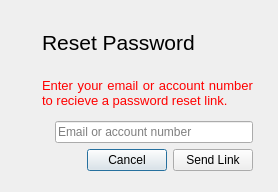
<?xml version="1.0" encoding="UTF-8"?>
<ui version="4.0">
 <class>Forgot_Password</class>
 <widget class="QDialog" name="Forgot_Password">
  <property name="geometry">
   <rect>
    <x>0</x>
    <y>0</y>
    <width>278</width>
    <height>192</height>
   </rect>
  </property>
  <property name="windowTitle">
   <string>Dialog</string>
  </property>
  <widget class="QWidget" name="">
   <property name="geometry">
    <rect>
     <x>42</x>
     <y>20</y>
     <width>211</width>
     <height>151</height>
    </rect>
   </property>
   <layout class="QVBoxLayout" name="verticalLayout_2">
    <item>
     <layout class="QVBoxLayout" name="verticalLayout">
      <item>
       <widget class="QLabel" name="lb_title_reset_password">
        <property name="font">
         <font>
          <pointsize>16</pointsize>
         </font>
        </property>
        <property name="text">
         <string>Reset Password</string>
        </property>
       </widget>
      </item>
      <item>
       <widget class="QLabel" name="lb_desc_line_forgot_pass">
        <property name="font">
         <font>
          <pointsize>10</pointsize>
         </font>
        </property>
        <property name="text">
         <string>&lt;html&gt;&lt;head/&gt;&lt;body&gt;&lt;p align=&quot;justify&quot;&gt;&lt;span style=&quot; color:#ff0000;&quot;&gt;Enter your email or account number to recieve a password reset link.&lt;/span&gt;&lt;/p&gt;&lt;/body&gt;&lt;/html&gt;</string>
        </property>
        <property name="wordWrap">
         <bool>true</bool>
        </property>
       </widget>
      </item>
     </layout>
    </item>
    <item>
     <layout class="QHBoxLayout" name="horizontalLayout">
      <item>
       <widget class="QLabel" name="lb_forgot_password">
        <property name="text">
         <string/>
        </property>
        <property name="pixmap">
         <pixmap resource="../Main_Icons.qrc">:/Main_Window/Icons/mail.png</pixmap>
        </property>
       </widget>
      </item>
      <item>
       <widget class="QLineEdit" name="le_forgot_password">
        <property name="text">
         <string/>
        </property>
        <property name="placeholderText">
         <string>Email or account number</string>
        </property>
       </widget>
      </item>
     </layout>
    </item>
    <item>
     <layout class="QHBoxLayout" name="horizontalLayout_2">
      <item>
       <spacer name="horizontalSpacer">
        <property name="orientation">
         <enum>Qt::Horizontal</enum>
        </property>
        <property name="sizeHint" stdset="0">
         <size>
          <width>40</width>
          <height>20</height>
         </size>
        </property>
       </spacer>
      </item>
      <item>
       <widget class="QPushButton" name="pb_cancel">
        <property name="text">
         <string>Cancel</string>
        </property>
       </widget>
      </item>
      <item>
       <widget class="QPushButton" name="pb_send_link">
        <property name="text">
         <string>Send Link</string>
        </property>
       </widget>
      </item>
     </layout>
    </item>
   </layout>
  </widget>
 </widget>
 <resources>
  <include location="mail_icon/mail_icon.qrc"/>
  <include location="../Main_Icons.qrc"/>
 </resources>
 <connections/>
</ui>
